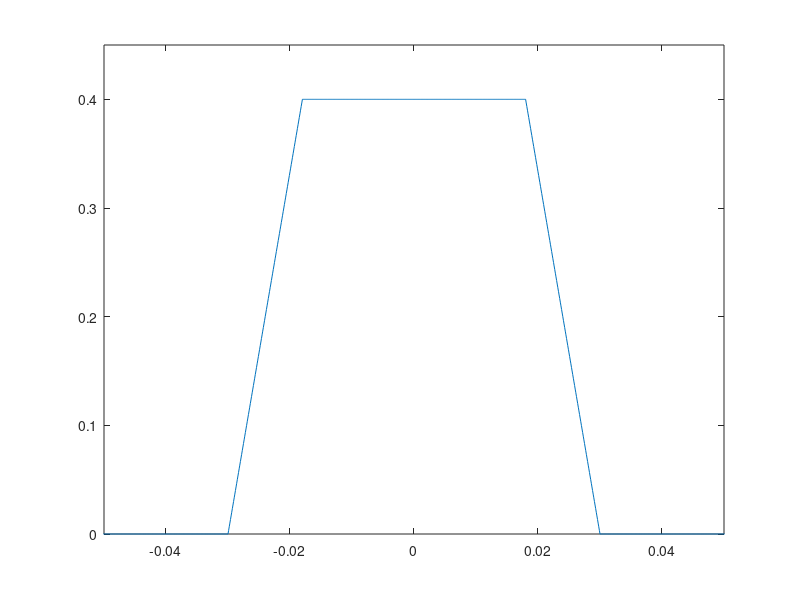

MATLAB code for this plot:
Fs = 10e3;
t = -0.1 : 1 / Fs : 0.1;
A = 1;
w = 60e-3;
ofset = 0;
ofsety = 0.4;

s = A * tripuls(t - ofset, w);
for i = 1 : size(s, 2)
    if(s(i) > ofsety)
        s(i) = ofsety;
    end
end

plot(t, s);
axis([-0.05, 0.05, 0, 0.45])
